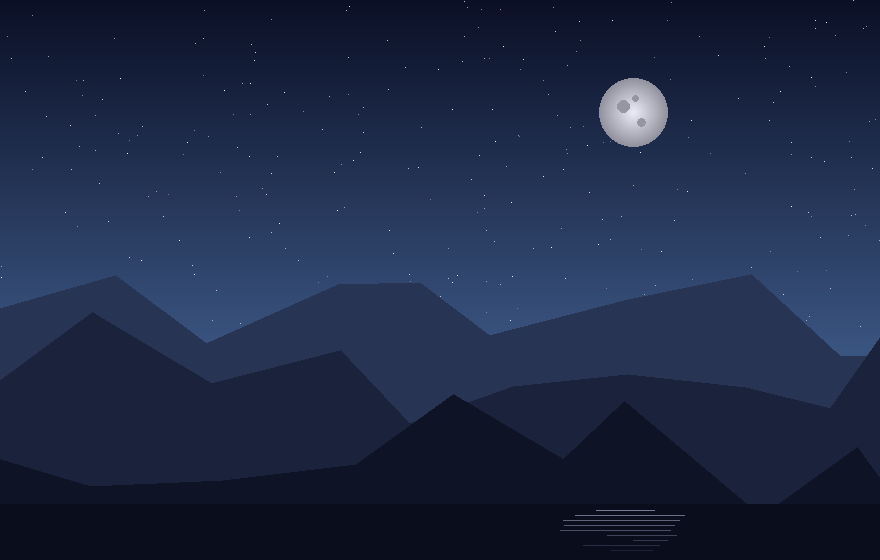
#> input picture examples/valley.png, 880 x 560 px
$ python -i imaging.py   (imports and definitions only)
#> lines starting #> are read from the running program, lines starting #| are printed output that depends on the picture
"""Image loading and tone preparation on top of Pillow (optional dependency).

The text engine has no dependencies; converting images requires Pillow.
"""
from __future__ import annotations

import io
import os

try:
    from PIL import Image, ImageOps
    PIL_AVAILABLE = True
except ImportError:  # pragma: no cover - exercised only without Pillow
    Image = None
    ImageOps = None
    PIL_AVAILABLE = False


# [61 lines left out: functions require_pillow, load_image, sys_stdin_bytes, _parse_hex, to_grid, not called in this run]


def adjust_tone(
    gray: "Image.Image",
    brightness: float = 1.0,
    contrast: float = 1.0,
    gamma: float = 1.0,
    invert: bool = False,
    auto_levels: bool = False,
) -> "Image.Image":
    """Apply tone controls to an L-mode image, in a sensible order."""
    out = gray
    if auto_levels:
        out = ImageOps.autocontrast(out, cutoff=2)
    if brightness != 1.0:
        lut = [min(255, max(0, round(v * brightness))) for v in range(256)]
        out = out.point(lut)
    if contrast != 1.0:
        lut = [min(255, max(0, round((v - 128) * contrast + 128))) for v in range(256)]
        out = out.point(lut)
    if gamma != 1.0:
        # Exponent > 1 darkens midtones, matching e.g. ImageMagick -gamma.
        lut = [round(255 * ((v / 255) ** gamma)) for v in range(256)]
        out = out.point(lut)
    if invert:
        out = ImageOps.invert(out)
    return out


def pixel_grid_gray(img: "Image.Image") -> list[list[int]]:
    data = list(img.getdata())
    return [data[y * img.width : (y + 1) * img.width] for y in range(img.height)]


def pixel_grid_rgb(img: "Image.Image") -> list[list[tuple[int, int, int]]]:
    data = list(img.getdata())
    return [data[y * img.width : (y + 1) * img.width] for y in range(img.height)]

>>> import cv2
>>> picture = cv2.imread('../examples/valley.png', cv2.IMREAD_GRAYSCALE)
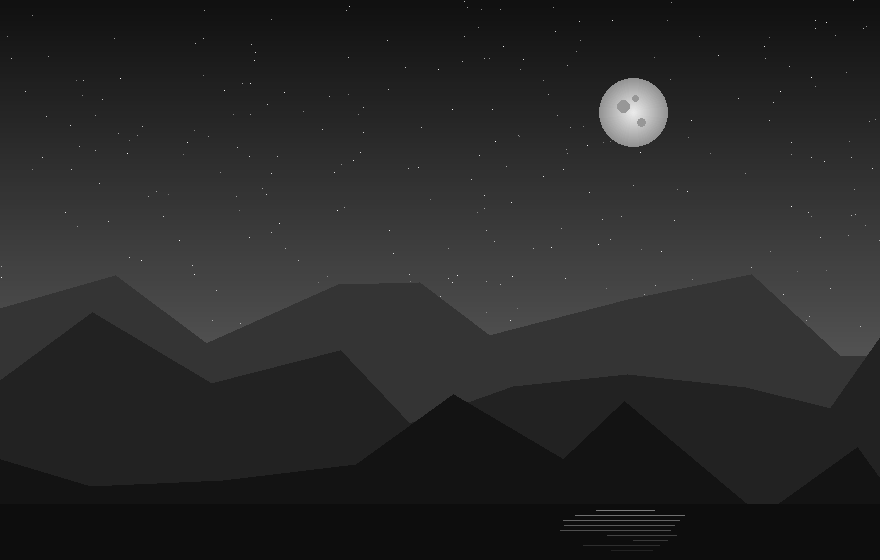
#> picture: shape (560, 880); min 13, max 254, mean 39.8
>>> result = adjust_tone(picture)
